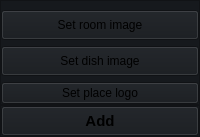
                  <widget class="QWidget" name="leftEditContainer" native="true">
                   <property name="styleSheet">
                    <string notr="true">
background-color: transparent;
background-color: rgb(22, 25, 29);</string>
                   </property>
                   <layout class="QVBoxLayout" name="verticalLayout_40">
                    <property name="spacing">
                     <number>0</number>
                    </property>
                    <property name="leftMargin">
                     <number>0</number>
                    </property>
                    <property name="topMargin">
                     <number>0</number>
                    </property>
                    <property name="rightMargin">
                     <number>0</number>
                    </property>
                    <property name="bottomMargin">
                     <number>0</number>
                    </property>
                    <item alignment="Qt::AlignTop">
                     <widget class="QFrame" name="frame_25">
                      <property name="frameShape">
                       <enum>QFrame::StyledPanel</enum>
                      </property>
                      <property name="frameShadow">
                       <enum>QFrame::Raised</enum>
                      </property>
                      <layout class="QVBoxLayout" name="verticalLayout_42">
                       <property name="leftMargin">
                        <number>0</number>
                       </property>
                       <property name="rightMargin">
                        <number>0</number>
                       </property>
                       <property name="bottomMargin">
                        <number>0</number>
                       </property>
                       <item>
                        <widget class="QPushButton" name="SetRoomIMGbtn">
                         <property name="minimumSize">
                          <size>
                           <width>0</width>
                           <height>30</height>
                          </size>
                         </property>
                         <property name="styleSheet">
                          <string notr="true">QPushButton:pressed{
background-color: rgb(31, 35, 42);
}</string>
                         </property>
                         <property name="text">
                          <string>Set room image</string>
                         </property>
                         <property name="icon">
                          <iconset resource="resourse.qrc">
                           <normaloff>:/Imegs and Icon/icon/image.svg</normaloff>:/Imegs and Icon/icon/image.svg</iconset>
                         </property>
                         <property name="iconSize">
                          <size>
                           <width>24</width>
                           <height>24</height>
                          </size>
                         </property>
                        </widget>
                       </item>
                       <item>
                        <widget class="QPushButton" name="SetDishIMGbtn">
                         <property name="minimumSize">
                          <size>
                           <width>0</width>
                           <height>30</height>
                          </size>
                         </property>
                         <property name="styleSheet">
                          <string notr="true">QPushButton:pressed{
background-color: rgb(31, 35, 42);
}</string>
                         </property>
                         <property name="text">
                          <string>Set dish image</string>
                         </property>
                         <property name="icon">
                          <iconset resource="resourse.qrc">
                           <normaloff>:/Imegs and Icon/icon/image.svg</normaloff>:/Imegs and Icon/icon/image.svg</iconset>
                         </property>
                         <property name="iconSize">
                          <size>
                           <width>24</width>
                           <height>24</height>
                          </size>
                         </property>
                        </widget>
                       </item>
                       <item>
                        <widget class="QPushButton" name="SetLogoIMGbtn">
                         <property name="text">
                          <string>Set place logo</string>
                         </property>
                         <property name="icon">
                          <iconset resource="resourse.qrc">
                           <normaloff>:/Imegs and Icon/icon/image.svg</normaloff>:/Imegs and Icon/icon/image.svg</iconset>
                         </property>
                         <property name="iconSize">
                          <size>
                           <width>24</width>
                           <height>24</height>
                          </size>
                         </property>
                        </widget>
                       </item>
                      </layout>
                     </widget>
                    </item>
                    <item>
                     <widget class="QFrame" name="frame_31">
                      <property name="frameShape">
                       <enum>QFrame::StyledPanel</enum>
                      </property>
                      <property name="frameShadow">
                       <enum>QFrame::Raised</enum>
                      </property>
                      <layout class="QVBoxLayout" name="verticalLayout_41">
                       <property name="spacing">
                        <number>0</number>
                       </property>
                       <property name="leftMargin">
                        <number>0</number>
                       </property>
                       <property name="topMargin">
                        <number>0</number>
                       </property>
                       <property name="rightMargin">
                        <number>0</number>
                       </property>
                       <property name="bottomMargin">
                        <number>0</number>
                       </property>
                       <item>
                        <widget class="QPushButton" name="addPlaceBTN">
                         <property name="minimumSize">
                          <size>
                           <width>0</width>
                           <height>30</height>
                          </size>
                         </property>
                         <property name="baseSize">
                          <size>
                           <width>0</width>
                           <height>30</height>
                          </size>
                         </property>
                         <property name="font">
                          <font>
                           <pointsize>11</pointsize>
                           <bold>true</bold>
                          </font>
                         </property>
                         <property name="layoutDirection">
                          <enum>Qt::LeftToRight</enum>
                         </property>
                         <property name="styleSheet">
                          <string notr="true">QPushButton:pressed{
background-color: rgb(31, 35, 42);
}</string>
                         </property>
                         <property name="text">
                          <string>Add</string>
                         </property>
                         <property name="icon">
                          <iconset resource="resourse.qrc">
                           <normaloff>:/Imegs and Icon/icon/file-plus.svg</normaloff>:/Imegs and Icon/icon/file-plus.svg</iconset>
                         </property>
                         <property name="iconSize">
                          <size>
                           <width>50</width>
                           <height>50</height>
                          </size>
                         </property>
                        </widget>
                       </item>
                      </layout>
                     </widget>
                    </item>
                   </layout>
                  </widget>
